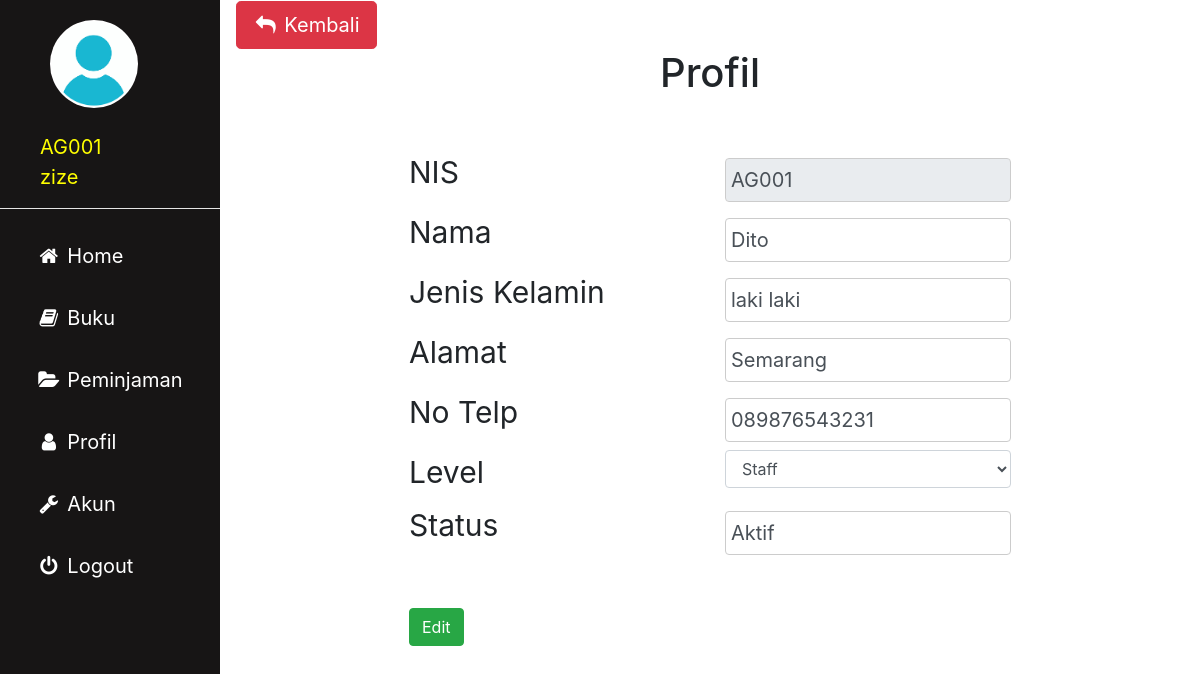
Screenshot of /anggota/profil.php (signed in) with the database file from the repository.
### tables this page shows
CREATE TABLE `anggota` (
  `nis` varchar(10) NOT NULL,
  `nama_anggota` varchar(50) NOT NULL,
  `jk` enum('laki laki','perempuan') NOT NULL,
  `alamat` text NOT NULL,
  `no_telp` varchar(13) NOT NULL,
  `id_level` int(2) NOT NULL,
  `status` varchar(50) NOT NULL
);

CREATE TABLE `level` (
  `id_level` int(2) NOT NULL,
  `nama_level` varchar(50) NOT NULL
);

### anggota/profil.php (the view, shortened to what this page needs)
<?php
include'sidebar.php';
 ?>
 <link rel="stylesheet" href="../img/csskonten.css">
 <link rel="stylesheet" href="../css/bootstrap.css">
 <?php
 $metode = $_SESSION['username']['id'];
 $edit = $koneksi -> prepare("SELECT * FROM anggota WHERE nis = '$metode'");
 $edit -> execute(array($metode));
 $hasil = $edit -> fetch();
 ?>
 <div class="main">
   <button type="button" name="button" onclick="history.back(-1)" class="btn btn-danger btn-lg"><i class="fa fa-fw fa-reply"></i> Kembali</button>
   <div class="container col-md-8">
     <h1 align=center>Profil</h1>
     <br>
     <form action="profil_proses.php?prabowo=ubah" method="post">
       <div class="row">
         <div class="col">
           <label for="kode">NIS</label>
         </div>
         <div class="col">
           <input type="text" class="form-control" name="nis" value="<?php echo $hasil['nis']; ?>" readonly>
         </div>
       </div>
       <div class="row">
         <div class="col">
           <label for="kode">Nama</label>
         </div>
         <div class="col">
           <input type="text" class="form-control" name="nama" value="<?php echo $hasil['nama_anggota']; ?>" required>
         </div>
       </div>
       <div class="row">
         <div class="col">
           <label for="kode">Jenis Kelamin</label>
         </div>
         <div class="col">
           <input type="text" class="form-control" name="jk" value="<?php echo $hasil['jk']; ?>">
         </div>
       </div>
       <div class="row">
         <div class="col">
           <label for="kode">Alamat</label>
         </div>
         <div class="col">
           <input type="text" class="form-control" name="alamat" value="<?php echo $hasil['alamat']; ?>">
         </div>
       </div>
       <div class="row">
         <div class="col">
           <label for="kode">No Telp</label>
         </div>
         <div class="col">
           <input type="text" class="form-control" name="no_telp" value="<?php echo $hasil['no_telp']; ?>">
         </div>
       </div>
       <div class="row">
         <div class="col">
           <label for="kode">Level</label>
         </div>
         <div class="col">
           <select class="form-control" name="level" >
             <?php
             $a = $hasil['id_level'];
             $asd = $koneksi -> prepare("SELECT * FROM level WHERE id_level = '$a'");
             $asd -> execute(array($a));
             $lvl = $asd -> fetch();
            ?>
             <option value="<?php echo $lvl['id_level']; ?>"><?php echo $lvl['nama_level']; ?></option>
           </select>
         </div>
       </div>
       <div class="row">
         <div class="col">
           <label for="kode">Status</label>
         </div>
         <div class="col">
           <input type="text" class="form-control" name="status" value="<?php echo $hasil['status']; ?>">
         </div>
       </div>
       <br>
       <button type="submit" class="btn btn-success">Edit</button>
     </form>
   </div>
 </div>

### img/cssadmin.css (style rules this page uses)
body { margin: 0; font-family: "Lato", sans-serif; }

### img/csskonten.css (style rules this page uses)
.main { margin-left: 220px; padding: 1px 16px; height: 100%; font-size: 30px; }
input[type=text], input[type=password], select { width: 100%; padding: 5px 5px; margin: 8px 0; display: inline-block; border: 1px solid #ccc; box-sizing: border-box; font-size: 20px; }

### rows the page displays
anggota: nis "AG001", nama "Dito", jk "laki laki", alamat "Semarang", no_telp "089876543231", status "Aktif"
level: level "Staff"

### other values shown
$_SESSION['username']['id'] "AG001"
$_SESSION['username']['nama'] "zize"
